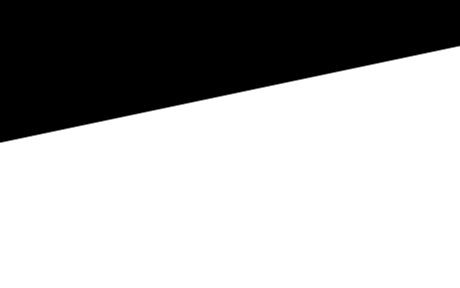
#> input picture Vaja02/slike/oneline.png, 460 x 288 px
$ python sol4.py
#> lines starting #> are read from the running program, lines starting #| are printed output that depends on the picture; after the words box and inside, x2 and y2 are one past the last pixel; in counts of white or black regions, pixels touching at a corner belong together
import numpy as np
import matplotlib.pyplot as plt
import cv2

### c)

def make_accumulator(path):
#> called with path = 'slike/oneline.png'
    im = cv2.imread(path)
#> im is the input picture: shape (288, 460, 3); min 0, max 255, mean 171.4
    im = cv2.cvtColor(im, cv2.COLOR_BGR2RGB)

    im_canny = cv2.Canny(im, threshold1=100, threshold2=200)
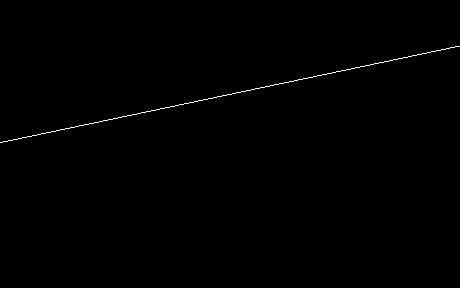
#> im_canny: shape (288, 460); 0.35% white in thin lines or dots, all inside (x1, y1, x2, y2) = (0, 46, 460, 143)

    # Resolucija akumulatorskega polja:
    bins_theta = 300
    bins_rho = 300

    max_rho = np.sqrt(im.shape[0]**2 + im.shape[1]**2) # Navadno je to diagonala slike
#> max_rho = 542.7

    val_theta = np.linspace(-90, 90, bins_theta) / 180 * np.pi # vrednosti theta
    val_rho = np.linspace(-max_rho, max_rho, bins_rho)
#> val_rho = 300 values from -542.7 to 542.7
    A = np.zeros((bins_rho, bins_theta))

    def fill_accumulator(x, y):
        rho = x * np.cos(val_theta) + y * np.sin(val_theta) # Izračunamo rho za vse vrednosti theta
        bin_rho = np.round((rho + max_rho) / (2 * max_rho) * len(val_rho))

        for i in range(bins_theta):
            if bin_rho[i] >= 0 and bin_rho[i] <= bins_rho - 1:
                A[int(bin_rho[i]), i] += 1

    xs, ys = np.nonzero(im_canny)
#> xs = 460 values from 46 to 142; ys = 460 values, max 459 at index 4, min 0 at index 457, mean 229.5
    for (x, y) in zip(xs, ys):
        fill_accumulator(x, y)
#> this loop made 460 passes
#> (x, y) on passes 1 to 3: (46, 455), (46, 456), (46, 457)

    return A, im, im_canny

A, im, im_canny = make_accumulator('slike/oneline.png')
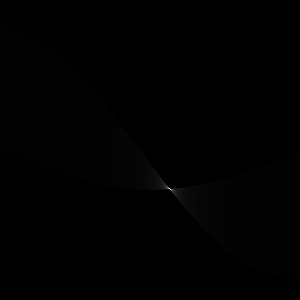
#> A: shape (300, 300) float64; min 0, max 438, mean 1.5; drawn with min black and max white
A2, im2, im_canny2 = make_accumulator('slike/rectangle.png')
#> (the run stopped early here; a loop or call above may not have finished)
